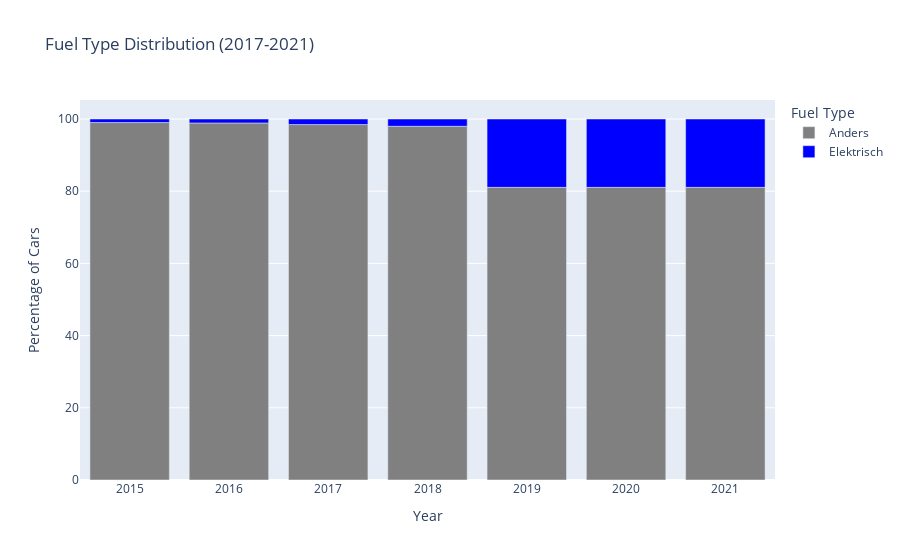

The cell this chart's notebook holds for it:
### Code cell
# Definieer kleuren voor de brandstoftypes
unique_ft = df_counts['Ft'].unique()
colors = ['blue' if ft == 'Elektrisch' else 'grey' for ft in unique_ft]
color_dict = dict(zip(unique_ft, colors))

# Maak het percentage staafdiagram
fig = px.bar(df_counts, x="year", y="percent", color="Ft", 
             title="Fuel Type Distribution (2017-2021)", 
             labels={'percent':'Percentage of Cars', 'year':'Year', 'Ft':'Fuel Type'}, 
             hover_data=['counts'], 
             color_discrete_map=color_dict) # Gebruik de kleurenkaart
fig.show()

### Figure 1 — Plotly figure (JSON) as saved in the notebook; plotly's stock layout.template omitted (floating-point values rounded to 4 significant figures)
{"data": [{"alignmentgroup": "True", "customdata": [[415525], [473778], [4860566], [14600310], [7996139], [7996139], [7996139]], "hovertemplate": "Fuel Type=Anders<br>Year=%{x}<br>Percentage of Cars=%{y}<br>counts=%{customdata[0]}<extra></extra>", "legendgroup": "Anders", "marker": {"color": "grey", "pattern": {"shape": ""}}, "name": "Anders", "offsetgroup": "Anders", "orientation": "v", "showlegend": true, "textposition": "auto", "type": "bar", "x": [2015, 2016, 2017, 2018, 2019, 2020, 2021], "xaxis": "x", "y": [99.02, 98.91, 98.46, 97.99, 81.06, 81.06, 81.06], "yaxis": "y"}, {"alignmentgroup": "True", "customdata": [[4117], [5237], [76181], [299995], [1868234], [1868234], [1868234]], "hovertemplate": "Fuel Type=Elektrisch<br>Year=%{x}<br>Percentage of Cars=%{y}<br>counts=%{customdata[0]}<extra></extra>", "legendgroup": "Elektrisch", "marker": {"color": "blue", "pattern": {"shape": ""}}, "name": "Elektrisch", "offsetgroup": "Elektrisch", "orientation": "v", "showlegend": true, "textposition": "auto", "type": "bar", "x": [2015, 2016, 2017, 2018, 2019, 2020, 2021], "xaxis": "x", "y": [0.9811, 1.093, 1.543, 2.013, 18.94, 18.94, 18.94], "yaxis": "y"}], "layout": {"barmode": "relative", "legend": {"title": {"text": "Fuel Type"}, "tracegroupgap": 0}, "title": {"text": "Fuel Type Distribution (2017-2021)"}, "xaxis": {"anchor": "y", "domain": [0, 1], "title": {"text": "Year"}}, "yaxis": {"anchor": "x", "domain": [0, 1], "title": {"text": "Percentage of Cars"}}}}
